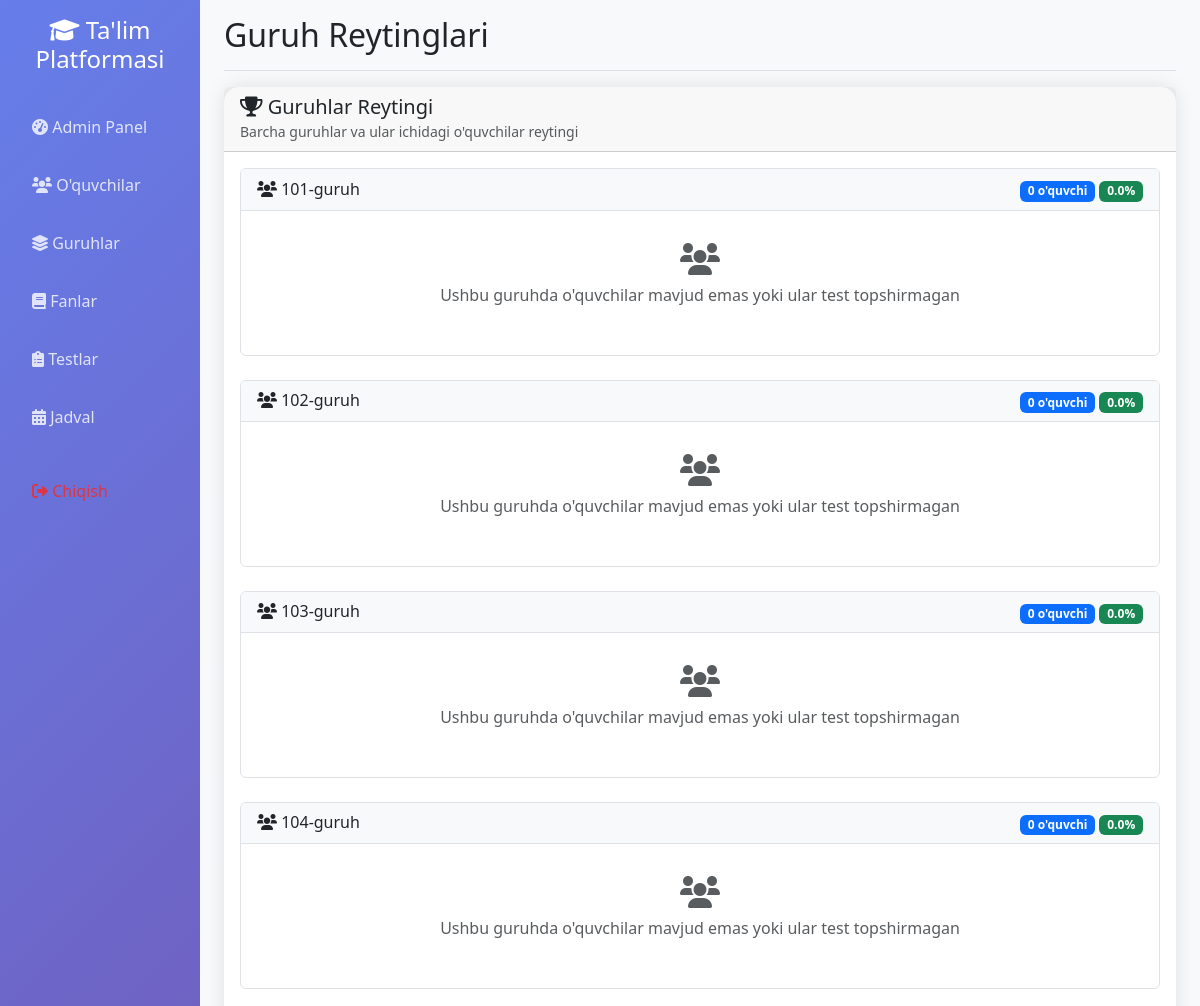
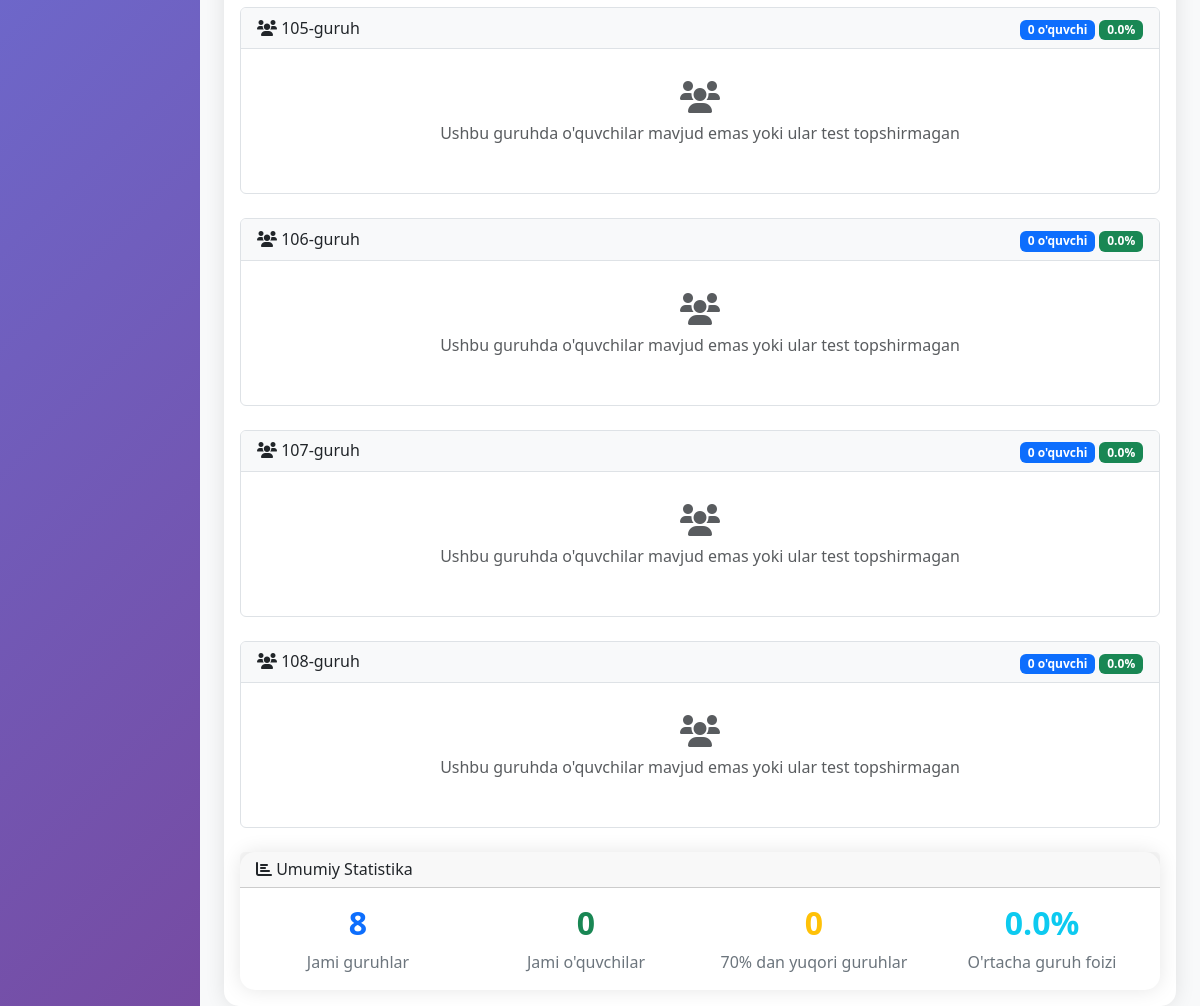
The page /group_rating (signed in) on the database as committed earlier (2 pictures, top to bottom).
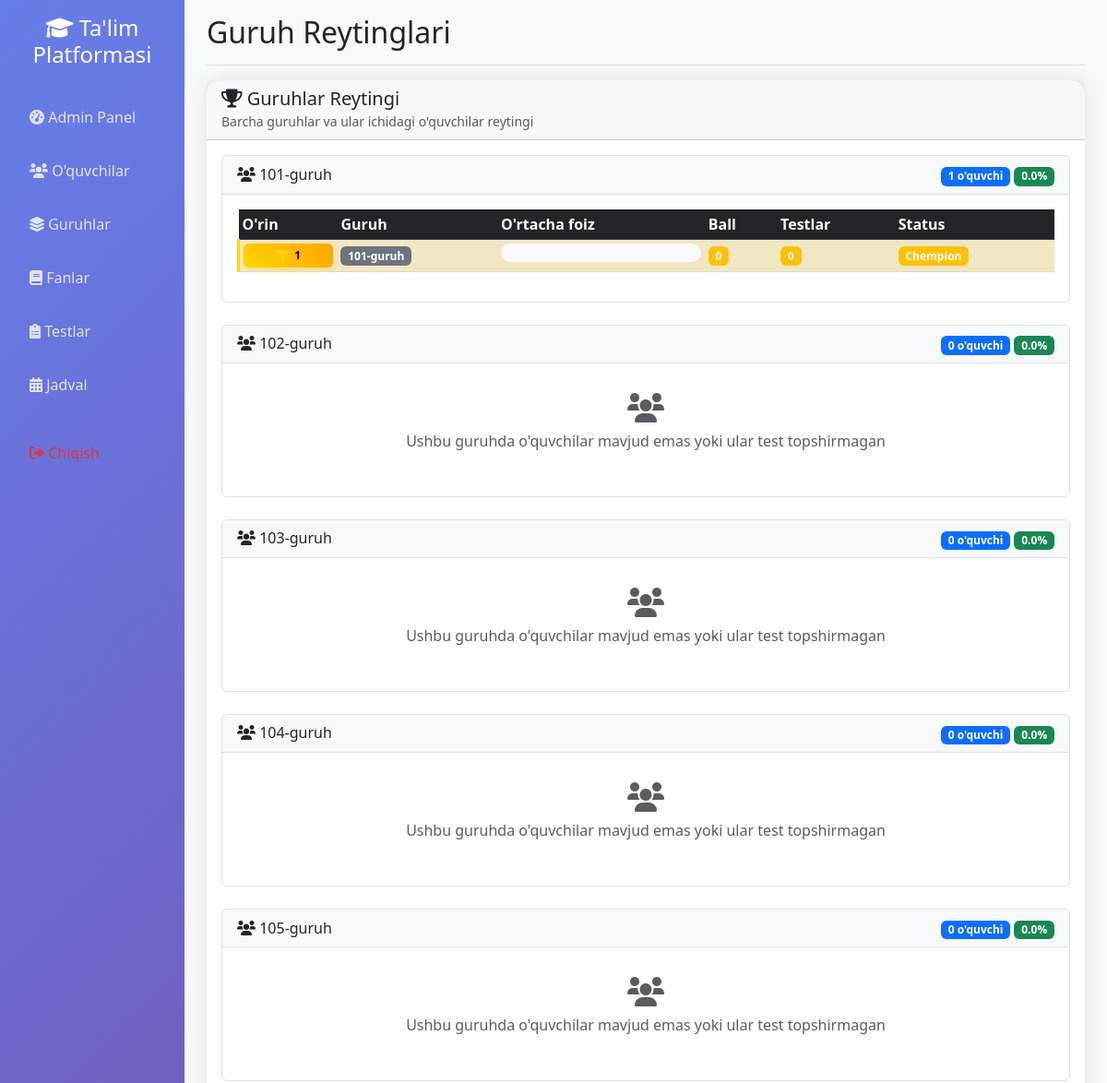
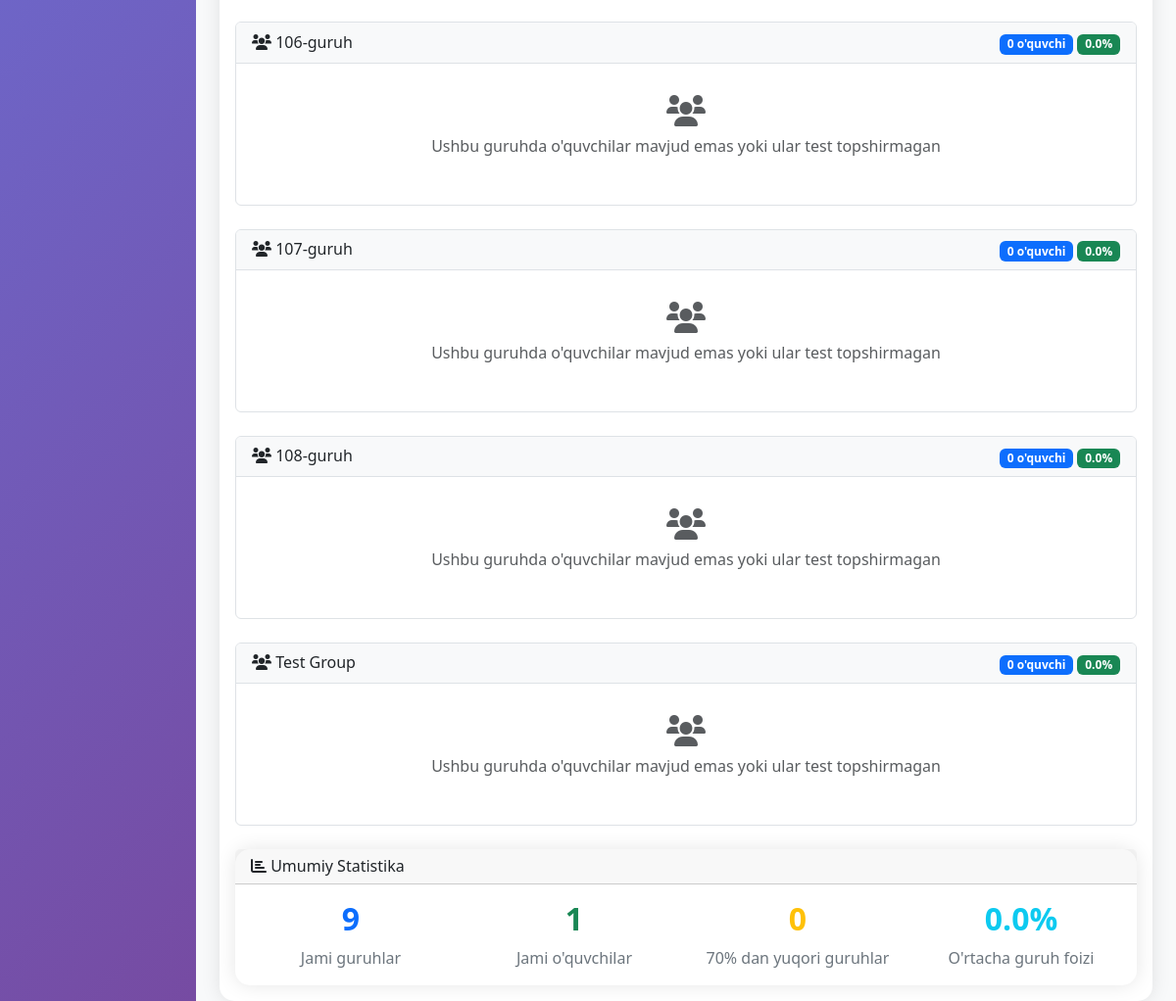
The same page on the database as committed later (2 pictures, top to bottom).
### app.py (models this page shows)
class Group(db.Model):
    __tablename__ = 'group'
    id = db.Column(db.Integer, primary_key=True)
    name = db.Column(db.String(50), unique=True, nullable=False, index=True)
    description = db.Column(db.Text)
    total_score = db.Column(db.Integer, default=0)
    leader = db.relationship('User', backref=db.backref('led_group', uselist=False), foreign_keys=[User.group_id])
    schedules = db.relationship('Schedule', backref='group', lazy=True, cascade='all, delete-orphan')

### app.py (the view)
@app.route('/group_rating')
def group_rating():
    if not session.get('logged_in', False):
        return redirect(url_for('login'))
    user = User.query.get(session['user_id'])
    groups = Group.query.all()
    group_data = []
    for group in groups:
        group_leader = User.query.filter_by(group_id=group.id, is_group_leader=True).first()
        regular_students = User.query.filter_by(group_id=group.id, is_admin=False, is_group_leader=False).all()
        total_students = len(regular_students)
        student_rankings = []
        for student in regular_students:
            results = TestResult.query.filter_by(user_id=student.id).all()
            avg_percentage = 0
            if results:
                avg_percentage = sum(r.percentage for r in results) / len(results)
            total_points = sum(r.points_earned for r in results)
            student_rankings.append({
                'student': student,
                'avg_percentage': avg_percentage,
                'total_points': total_points,
                'total_tests': len(results)
            })
        student_rankings.sort(key=lambda x: x['avg_percentage'], reverse=True)
        for i, ranking in enumerate(student_rankings, 1):
            ranking['rank'] = i
        student_ids = [s.id for s in regular_students]
        test_results = TestResult.query.filter(TestResult.user_id.in_(student_ids)).all()
        avg_percentage = 0
        if test_results:
            avg_percentage = sum(r.percentage for r in test_results) / len(test_results)
        group_data.append({
            'group': group,
            'group_leader': group_leader,
            'total_students': total_students,
            'avg_percentage': avg_percentage,
            'total_tests': len(test_results),
            'student_rankings': student_rankings
        })
    group_data.sort(key=lambda x: x['avg_percentage'], reverse=True)
    return render_template('group_rating.html', group_data=group_data)

### app.py (called while the page is built, shortened)
@app.context_processor
def inject_user():
    class CurrentUser:
        def __init__(self):
            self.is_authenticated = session.get('logged_in', False)
            self.is_admin = session.get('is_admin', False)
            self.is_group_leader = session.get('is_group_leader', False)
            self.username = session.get('username', '')
            self.id = session.get('user_id', None)
    return dict(current_user=CurrentUser(), datetime=datetime)

### templates/group_rating.html (shortened to what the changed rows need)
{% extends "base.html" %}
{% block page_title %}Guruh Reytinglari{% endblock %}
{% block content %}
<div class="row">
    <div class="col-12">
        <div class="card">
            <div class="card-body">
                {% if group_data %}
                    {% for group_info in group_data %}
                    <div class="group-rating-card mb-4">
                        <div class="card-header d-flex justify-content-between align-items-center">
                            <div>
                                <h6 class="mb-0">
                                    <i class="fas fa-users"></i> {{ group_info.group.name }}
                                </h6>
                            </div>
                            <div>
                                <span class="badge bg-primary">{{ group_info.total_students }} o'quvchi</span>
                                <span class="badge bg-success">{{ "%.1f"|format(group_info.avg_percentage) }}%</span>
                            </div>
                        </div>
                        <div class="card-body">
                            {% if group_info.student_rankings %}
                                <div class="table-responsive">
                                    <table class="table table-sm table-striped">
                                        <thead class="table-dark">
                                            <tr>
                                                <th>O'rin</th>
                                                <th>Guruh</th>
                                                <th>O'rtacha foiz</th>
                                                <th>Ball</th>
                                                <th>Testlar</th>
                                                <th>Status</th>
                                            </tr>
                                        </thead>
                                        <tbody>
                                            {% for student in group_info.student_rankings %}
                                            <tr class="{% if student.rank == 1 %}table-warning{% elif student.rank == 2 %}table-secondary{% elif student.rank == 3 %}table-info{% endif %}">
                                                <td>
                                                    {% if student.rank == 1 %}
                                                        <div class="rank-badge gold">
                                                            <i class="fas fa-trophy"></i> {{ student.rank }}
                                                        </div>
                                                    {% elif student.rank == 2 %}
                                                        <div class="rank-badge silver">
                                                            <i class="fas fa-medal"></i> {{ student.rank }}
                                                        </div>
                                                    {% elif student.rank == 3 %}
                                                        <div class="rank-badge bronze">
                                                            <i class="fas fa-medal"></i> {{ student.rank }}
                                                        </div>
                                                    {% else %}
                                                        <span class="badge bg-secondary">{{ student.rank }}</span>
                                                    {% endif %}
                                                </td>
                                                <td>
                                                    <span class="badge bg-secondary">{{ student.student.group.name if student.student.group else 'Guruh yo\'q' }}</span>
                                                </td>
                                                <td>
                                                    <div class="progress" style="height: 20px; min-width: 100px;">
                                                    </div>
                                                </td>
                                                <td>
                                                    <span class="badge bg-{{ 'warning' if student.rank <= 3 else 'success' }}">{{ student.total_points }}</span>
                                                </td>
                                                <td>
                                                    <span class="badge bg-{{ 'warning' if student.rank <= 3 else 'info' }}">{{ student.total_tests }}</span>
                                                </td>
                                                <td>
                                                    {% if student.rank == 1 %}
                                                        <span class="badge bg-warning">Chempion</span>
                                                    {% elif student.rank == 2 %}
                                                        <span class="badge bg-secondary">Vitse-chempion</span>
                                                    {% elif student.rank == 3 %}
                                                        <span class="badge bg-info">Bronza</span>
                                                    {% elif student.avg_percentage >= 90 %}
                                                        <span class="badge bg-success">A'lo</span>
                                                    {% elif student.avg_percentage >= 75 %}
                                                        <span class="badge bg-primary">Yaxshi</span>
                                                    {% elif student.avg_percentage >= 60 %}
                                                        <span class="badge bg-warning">Qoniqarli</span>
                                                    {% elif student.avg_percentage > 0 %}
                                                        <span class="badge bg-danger">Qoniqarsiz</span>
                                                    {% else %}
                                                        <span class="badge bg-secondary">Test yo'q</span>
                                                    {% endif %}
                                                </td>
                                            </tr>
                                            {% endfor %}
                                        </tbody>
                                    </table>
                                </div>
                            {% else %}
                                <div class="text-center text-muted py-3">
                                    <i class="fas fa-users fa-2x mb-2"></i>
                                    <p>Ushbu guruhda o'quvchilar mavjud emas yoki ular test topshirmagan</p>
                                </div>
                            {% endif %}
                        </div>
                    </div>
                    {% endfor %}
                    <div class="row mt-4">
                        <div class="col-md-12">
                            <div class="card">
                                <div class="card-header">
                                    <h6 class="mb-0">
                                        <i class="fas fa-chart-bar"></i> Umumiy Statistika
                                    </h6>
                                </div>
                                <div class="card-body">
                                    <div class="row text-center">
                                        <div class="col-md-3">
                                            <div class="stat-item">
                                                <h5 class="text-primary">{{ group_data|length }}</h5>
                                                <p>Jami guruhlar</p>
                                            </div>
                                        </div>
                                        <div class="col-md-3">
                                            <div class="stat-item">
                                                <h5 class="text-success">{{ group_data|sum(attribute='total_students') }}</h5>
                                                <p>Jami o'quvchilar</p>
                                            </div>
                                        </div>
                                        <div class="col-md-3">
                                            <div class="stat-item">
                                                <h5 class="text-warning">{{ group_data|selectattr('avg_percentage', 'ge', 70)|list|length }}</h5>
                                                <p>70% dan yuqori guruhlar</p>
                                            </div>
                                        </div>
                                        <div class="col-md-3">
                                            <div class="stat-item">
                                                <h5 class="text-info">{{ "%.1f"|format((group_data|sum(attribute='avg_percentage') / group_data|length)) }}%</h5>
                                                <p>O'rtacha guruh foizi</p>
                                            </div>
                                        </div>
                                    </div>
                                </div>
                            </div>
                        </div>
                    </div>
                {% endif %}
            </div>
        </div>
    </div>
</div>
{% endblock %}

Rows that differ between the two databases and show on the page:
added Group: group.name "Test Group"
Other text that changed with them:
{{ group_data|length }}: "8" → "9"
{{ group_data|sum(attribute='total_students') }}: "0" → "1"
new list line: "101-guruh 101-guruh"
new list line: "1 o'quvchi 0.0 % O'rin Guruh O'rtacha foiz Ball Testlar Status 1 0 0 Chempion"
new list line: "0 o'quvchi 0.0 % Ushbu guruhda o'quvchilar mavjud emas yoki ular test topshirmagan"
list line gone: "101-guruh"
list line gone: "0 o'quvchi 0.0 % Ushbu guruhda o'quvchilar mavjud emas yoki ular test topshirmagan"
